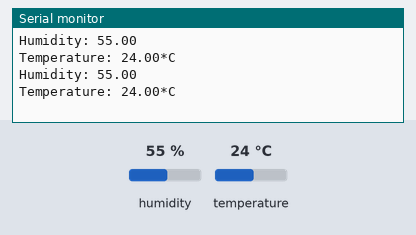
The sketch below on a simulated Arduino Uno, built with avr-gcc and run on an emulated ATmega328P. Parts: the last lines printed to the serial monitor. The inputs (shaded band) are chosen by the test bench; at power-on: humidity 55 %, temperature 24 °C.

Above: at 4.8 s.
4.9 s: humidity set to 22 %
At 6.6 s:
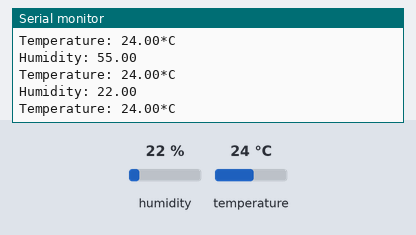
7.9 s: temperature set to 12 °C
At 9.0 s:
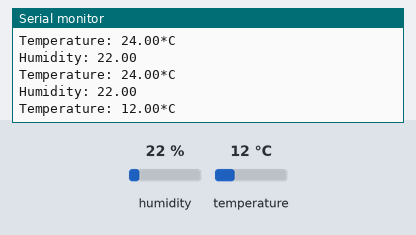
10.9 s: humidity set to 40 %
At 12.6 s:
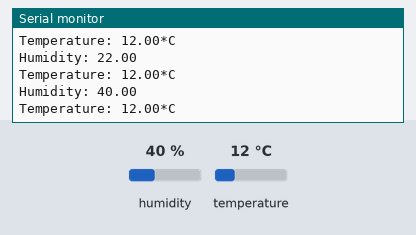
Timing chart, 0 to 14.1 s (numbered marks = the images above; inputs shaded):
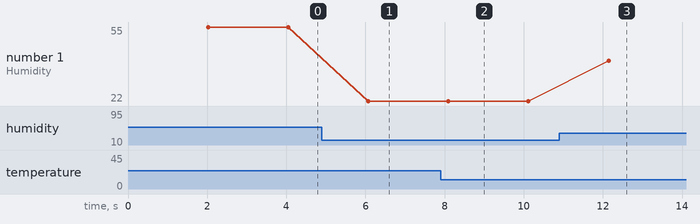

The sketch:

DHT.ino
```cpp
#include"DHT.h"
#define DHTPIN 2
#define DHTTYPE DHT11
DHT dht(DHTPIN,DHTTYPE);
void setup(){
  Serial.begin(9600);
  dht.begin();
}
void loop(){
  delay(2000);
  float h=dht.readHumidity();
  float t=dht.readTemperature();
  if(isnan(h)||isnan(t)){
    Serial.println("Failed to read from DHT sensor!");
    return;
  }
  Serial.println("Humidity: "+String(h));
  Serial.println("Temperature: "+String(t)+"*C");
}
```

Measured:
- after the input at 4.9 s, the serial monitor: prints a new line after 1.2 s (image 1)
- after the input at 7.9 s, the serial monitor: prints a new line after 0.21 s (image 2)
- after the input at 10.9 s, the serial monitor: prints a new line after 1.2 s (image 3)
- plotted number 1: 55 → 22 after the input at 4.9 s, 22 → 40 after the input at 10.9 s
